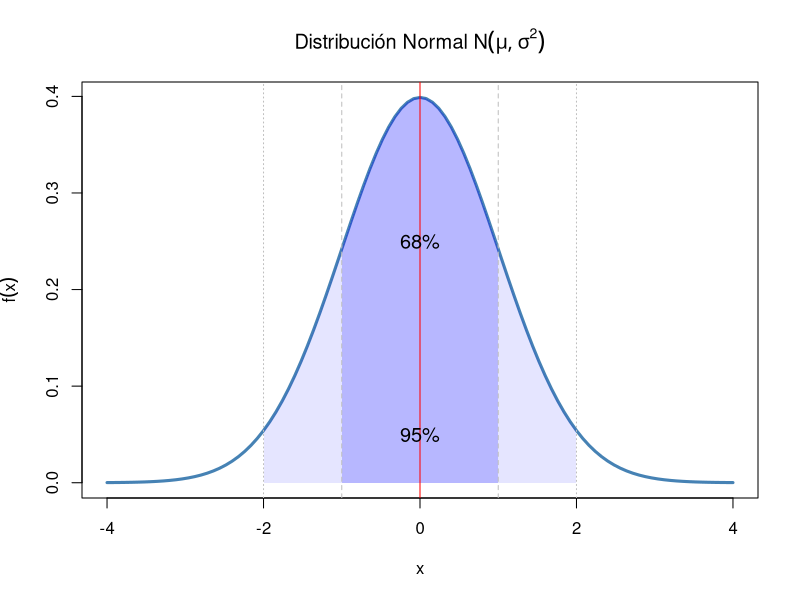
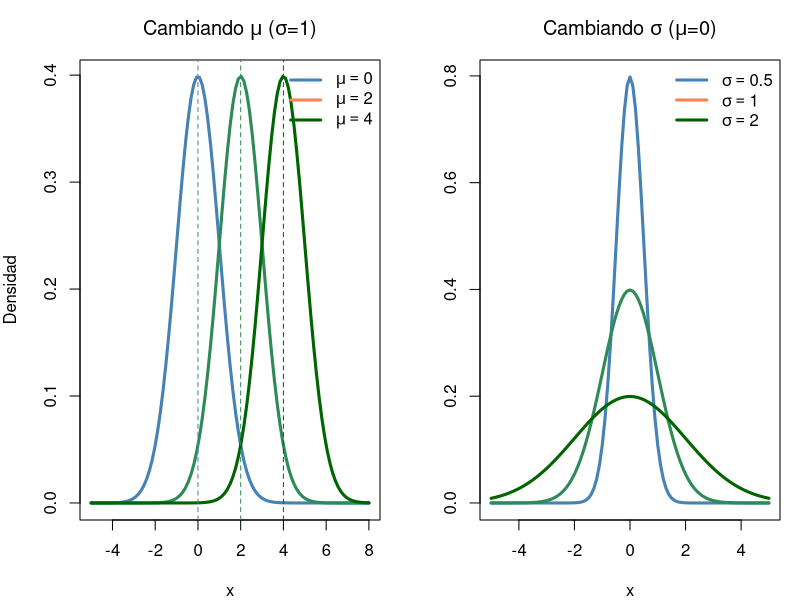
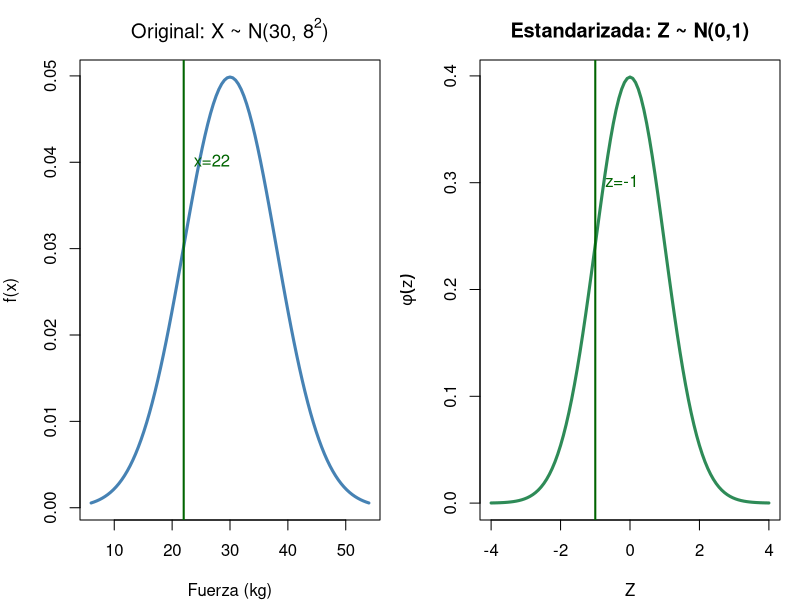
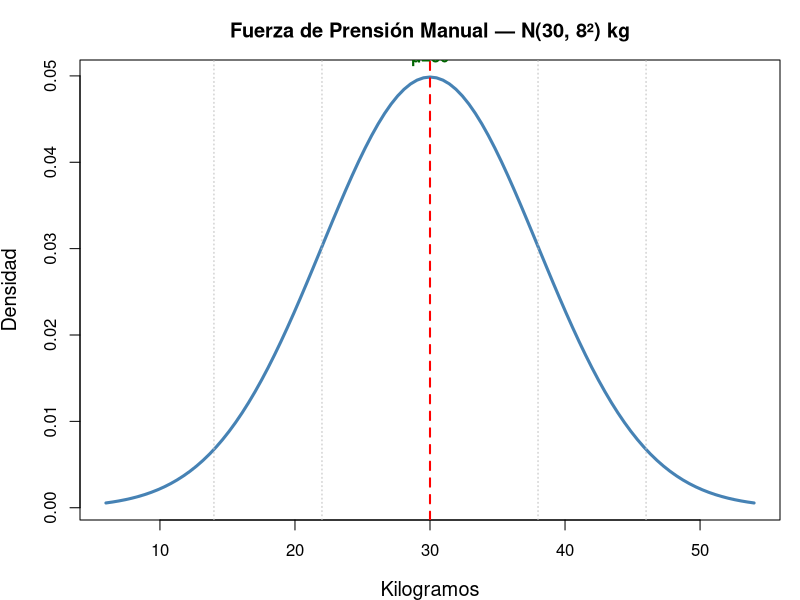
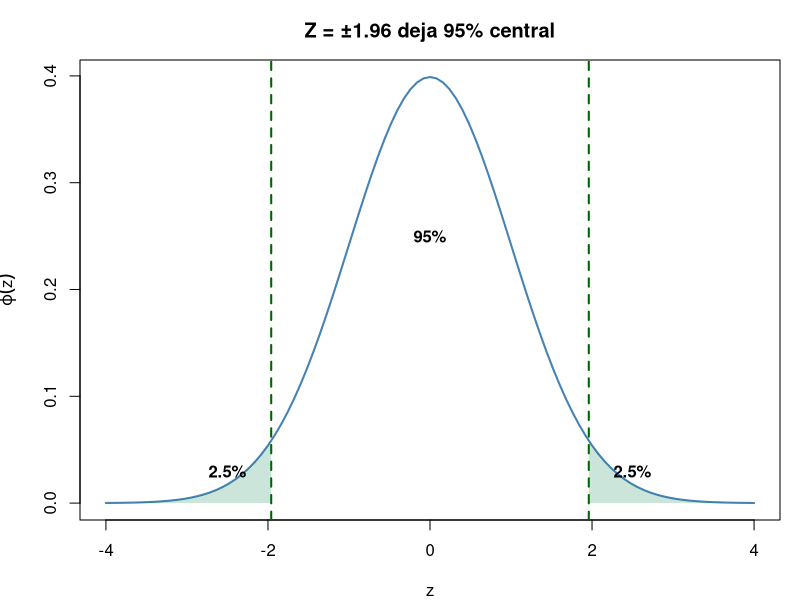
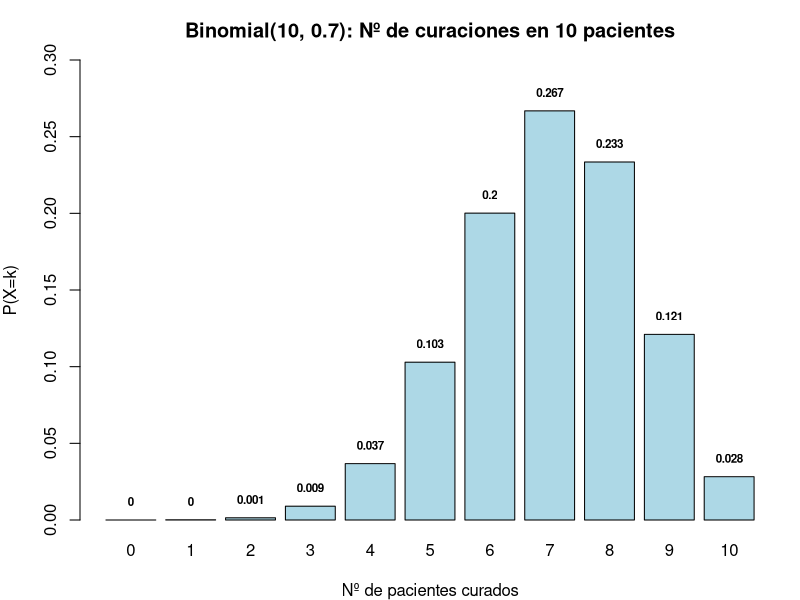
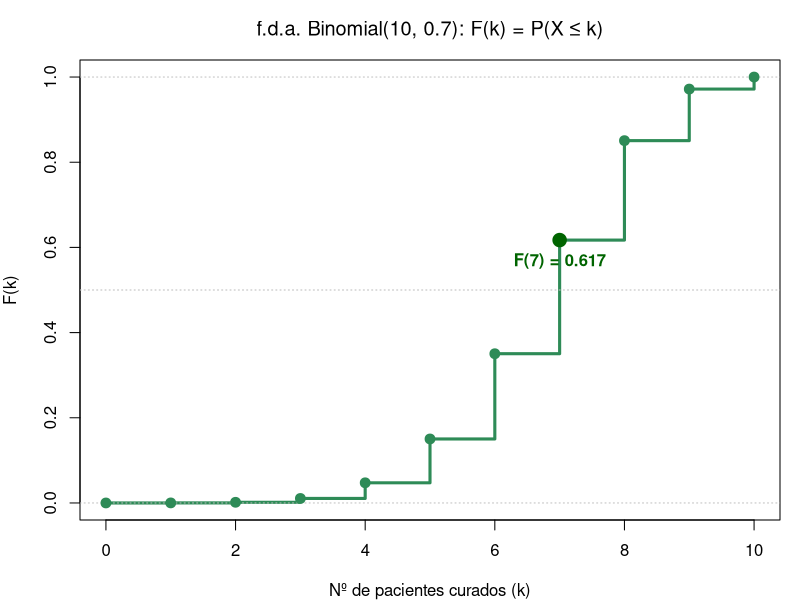
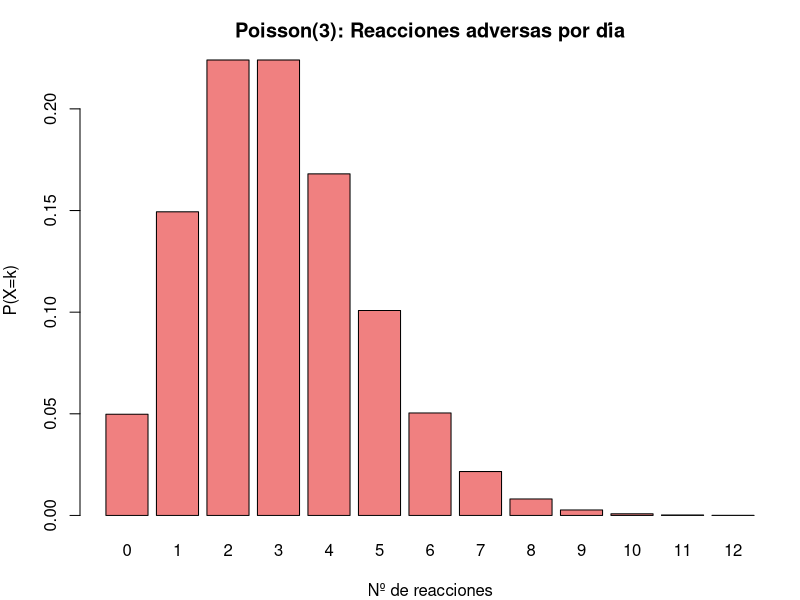

Write R code to recreate these figures, in order.
## ---- chunk 1
n<-10; p<-0.5; k<-3
# Estas dos expresiones son EXACTAMENTE IGUALES:
pbinom(k, n, p, lower.tail=FALSE)  # P(X > 3)
1 - pbinom(k, n, p)                # 1 - P(X ≤ 3)
## ---- chunk 2
# P(X > 1.96) es IDÉNTICO a:
pnorm(1.96, lower.tail=FALSE)
1 - pnorm(1.96)
## ---- chunk 3
# ¡CUIDADO! P(X > 3) ≠ P(X ≥ 3)
pbinom(3, 10, 0.5, lower.tail=FALSE)  # P(X > 3) = P(X ≥ 4)
1 - pbinom(4-1, 10, 0.5)              # P(X ≥ 4) = 1 - P(X ≤ 3)
## ---- chunk 4
#| fig-height: 5
curve(dnorm(x, 0, 1), -4, 4, lwd=3, col="steelblue",
      main=expression(paste("Distribución Normal ", N(mu, sigma^2))),
      xlab="x", ylab=expression(f(x)))
# μ ± σ (68%)
x1<-seq(-1,1,0.01); polygon(c(x1,rev(x1)),c(dnorm(x1),rep(0,length(x1))),col=rgb(0,0,1,0.2),border=NA)
# μ ± 2σ (95%)
x2<-seq(-2,2,0.01); polygon(c(x2,rev(x2)),c(dnorm(x2),rep(0,length(x2))),col=rgb(0,0,1,0.1),border=NA)
abline(v=c(-2,-1,0,1,2), lty=c(3,2,1,2,3), col=c("grey","grey","red","grey","grey"))
text(0, 0.25, "68%", cex=1.2); text(0, 0.05, "95%", cex=1.2)
## ---- chunk 5
#| fig-height: 5
par(mfrow=c(1,2), mar=c(4,4,3,1))
# Cambiar μ
curve(dnorm(x, 0, 1), -5, 8, lwd=3, col="steelblue", ylab="Densidad",
      main=expression(paste("Cambiando ", mu, " (", sigma, "=1)")), xlab="x")
curve(dnorm(x, 2, 1), -5, 8, lwd=3, col="seagreen", add=TRUE)
curve(dnorm(x, 4, 1), -5, 8, lwd=3, col="darkgreen", add=TRUE)
abline(v=c(0,2,4), lty=2, col=c("steelblue","seagreen","darkgreen"))
legend("topright", c(expression(mu==0),expression(mu==2),expression(mu==4)),
       col=c("steelblue","coral","darkgreen"), lwd=3, bty="n")
# Cambiar σ
curve(dnorm(x, 0, 0.5), -5, 5, lwd=3, col="steelblue", ylab="",
      main=expression(paste("Cambiando ", sigma, " (", mu, "=0)")), xlab="x")
curve(dnorm(x, 0, 1), -5, 5, lwd=3, col="seagreen", add=TRUE)
curve(dnorm(x, 0, 2), -5, 5, lwd=3, col="darkgreen", add=TRUE)
legend("topright", c(expression(sigma==0.5),expression(sigma==1),expression(sigma==2)),
       col=c("steelblue","coral","darkgreen"), lwd=3, bty="n")
par(mfrow=c(1,1))
## ---- chunk 6
cat("Paciente D: z =", round((150-120)/15,1),
    "→ P(Z > 2) =", round(pnorm(2, lower.tail=FALSE),4),
    "\nPaciente E: z =", round((90-120)/15,1),
    "→ P(Z < -2) =", round(pnorm(-2),4))
## ---- chunk 7
glucemias <- c(90, 100, 120, 140)
z_gluc <- (glucemias - 100) / 10
cat("Z-scores glucemia:", round(z_gluc, 2),
    "\nP(Z > 4) =", round(pnorm(4, lower.tail=FALSE), 6))
## ---- chunk 8
#| fig-height: 5
mu <- 30; sigma <- 8; x_obs <- 22
z_obs <- (x_obs - mu) / sigma

par(mfrow=c(1,2), mar=c(4,4,3,1))
# Escala original X ~ N(30, 8²)
curve(dnorm(x, mu, sigma), mu-24, mu+24, lwd=3, col="steelblue",
      main=expression(paste("Original: X ~ N(30, ", 8^2, ")")),
      xlab="Fuerza (kg)", ylab="f(x)")
abline(v=x_obs, col="darkgreen", lwd=2); text(x_obs, 0.04, "x=22", col="darkgreen", pos=4)

# Escala estandarizada Z ~ N(0,1)
curve(dnorm(x), -4, 4, lwd=3, col="seagreen",
      main="Estandarizada: Z ~ N(0,1)",
      xlab="Z", ylab=expression(phi(z)))
abline(v=z_obs, col="darkgreen", lwd=2); text(z_obs, 0.3, paste0("z=",z_obs), col="darkgreen", pos=4)
par(mfrow=c(1,1))

cat("X =", x_obs, "kg → Z =", round(z_obs,2),
    " P(X <", x_obs,") = P(Z <", round(z_obs,2),") =",
    round(pnorm(x_obs, mu, sigma), 4))
## ---- chunk 9
#| fig-height: 5
mu <- 30; sigma <- 8
curve(dnorm(x, mu, sigma), mu-24, mu+24, col="steelblue", lwd=3,
      main="Fuerza de Prensión Manual — N(30, 8²) kg",
      xlab="Kilogramos", ylab="Densidad", cex.lab=1.2)
abline(v=c(mu-2*sigma, mu-sigma, mu, mu+sigma, mu+2*sigma),
       lty=c(3,3,2,3,3), lwd=c(1,1,2,1,1), col=c("grey","grey","red","grey","grey"))
text(mu, 0.052, "μ=30", col="darkgreen", font=2)
## ---- chunk 10
cat("P(X<22) =", round(pnorm(22, mu, sigma),3),
    "\nP(22<X<38) =", round(pnorm(38,mu,sigma)-pnorm(22,mu,sigma),3))
## ---- chunk 11
#| fig-height: 5
curve(dnorm(x), -4, 4, col="steelblue", lwd=2,
      main="Z = ±1.96 deja 95% central",
      xlab="z", ylab=expression(varphi(z)))
abline(v=c(-1.96, 1.96), col="darkgreen", lty=2, lwd=2)
xr <- seq(1.96, 4, 0.01); yr <- dnorm(xr)
polygon(c(xr, rev(xr)), c(yr, rep(0,length(yr))), col=rgb(0,0.5,0.3,0.2), border=NA)
xl <- seq(-4, -1.96, 0.01); yl <- dnorm(xl)
polygon(c(xl, rev(xl)), c(yl, rep(0,length(yl))), col=rgb(0,0.5,0.3,0.2), border=NA)
text(c(-2.5, 0, 2.5), c(0.03, 0.25, 0.03), c("2.5%","95%","2.5%"), font=2)
## ---- chunk 12
cat("Z para IC 95%:", round(qnorm(0.975), 3),
    "\nZ para IC 99%:", round(qnorm(0.995), 3))
## ---- chunk 13
#| fig-height: 5
n <- 10; p <- 0.7; k <- 0:n
bp <- barplot(dbinom(k, n, p), names.arg=k, col="lightblue",
        main="Binomial(10, 0.7): Nº de curaciones en 10 pacientes",
        xlab="Nº de pacientes curados", ylab="P(X=k)", ylim=c(0,0.3))
text(bp, dbinom(k,n,p)+0.012, round(dbinom(k,n,p),3), cex=0.7, font=2)
## ---- chunk 14
cat("Manual:", round(120*0.7^7*0.3^3,3),
    "\ndbinom:", round(dbinom(7,10,0.7),3))
## ---- chunk 15
#| fig-height: 5
n <- 10; p <- 0.7; k <- 0:n
Fx <- pbinom(k, n, p)
plot(k, Fx, type="s", lwd=3, col="seagreen",
     main=expression(paste("f.d.a. Binomial(10, 0.7): F(k) = P(X ≤ k)")),
     xlab="Nº de pacientes curados (k)", ylab="F(k)", ylim=c(0,1))
abline(h=c(0,0.5,1), lty=3, col="grey"); points(k, Fx, pch=19, col="seagreen", cex=1.3)
# Marcar F(7)
points(7, Fx[8], pch=19, col="darkgreen", cex=1.8)
text(7, Fx[8]-0.05, paste0("F(7) = ", round(Fx[8],3)), col="darkgreen", font=2)
## ---- chunk 16
n <- 10; p <- 0.7
cat("P(X ≤ 7) =", round(pbinom(7,n,p), 4),
    "\nP(X < 7)  = P(X ≤ 6) =", round(pbinom(6,n,p), 4), "  ← ¡diferente!",
    "\nP(X ≥ 7)  =", round(1-pbinom(6,n,p), 4),
    "\nP(X > 7)  =", round(1-pbinom(7,n,p), 4))
## ---- chunk 17
#| fig-height: 5
lambda <- 3; k <- 0:12
bp <- barplot(dpois(k, lambda), names.arg=k, col="lightcoral",
        main="Poisson(3): Reacciones adversas por día",
        xlab="Nº de reacciones", ylab="P(X=k)")
## ---- chunk 18
cat("Manual:", round(3^5*exp(-3)/factorial(5),3),
    "\ndpois:", round(dpois(5, lambda),3),
    "\nP(X≤2) =", round(ppois(2, lambda),3))
## ---- chunk 19
#| fig-height: 5
lambda <- 3; k <- 0:12
Fx <- ppois(k, lambda)
plot(k, Fx, type="s", lwd=3, col="seagreen",
     main=expression(paste("f.d.a. Poisson(λ=3): F(k) = P(X ≤ k)")),
     xlab="Nº de reacciones adversas (k)", ylab="F(k)", ylim=c(0,1))
abline(h=c(0,0.5,1), lty=3, col="grey"); points(k, Fx, pch=19, col="seagreen", cex=1.3)
# Marcar F(2) y F(5)
points(c(2,5), Fx[c(3,6)], pch=19, col=c("darkred","darkblue"), cex=1.8)
text(3, Fx[3]+0.05, paste0("F(2) = ", round(Fx[3],3)), col="darkgreen", font=2)
text(6, Fx[6]+0.05, paste0("F(5) = ", round(Fx[6],3)), col="darkblue", font=2)
## ---- chunk 20
cat("F(2) =", round(ppois(2,3),3), "| F(5) =", round(ppois(5,3),3),
    "| P(2<X≤5) =", round(ppois(5,3)-ppois(2,3),3))
## ---- chunk 21
#| fig-height: 5
curve(dnorm(x), -4, 4, lwd=3, col="steelblue", ylab="Densidad",
      main="Normal vs t-Student (simétrica, colas pesadas)")
curve(dt(x, 3), -4, 4, lwd=3, col="seagreen", add=TRUE)
curve(dt(x, 10), -4, 4, lwd=3, col="darkgreen", add=TRUE)
legend("topright", c("N(0,1)","t(3)","t(10)"), col=c("steelblue","coral","darkgreen"), lwd=3, bty="n")
## ---- chunk 22
#| fig-height: 5
curve(dchisq(x, 1), 0, 15, lwd=3, col="seagreen", ylab="Densidad",
      main=expression(paste(chi^2, " — Asimétrica, solo valores ≥ 0")))
curve(dchisq(x, 3), 0, 15, lwd=3, col="darkgreen", add=TRUE)
curve(dchisq(x, 6), 0, 15, lwd=3, col="steelblue", add=TRUE)
legend("topright", c(expression(chi[1]^2),expression(chi[3]^2),expression(chi[6]^2)),
       col=c("seagreen","darkgreen","steelblue"), lwd=3, bty="n")
## ---- chunk 23
#| fig-height: 5
curve(df(x, 5, 5), 0, 5, lwd=3, col="steelblue", ylab="Densidad",
      main="Distribución F — Asimétrica, dos parámetros")
curve(df(x, 10, 5), 0, 5, lwd=3, col="seagreen", add=TRUE)
curve(df(x, 5, 20), 0, 5, lwd=3, col="darkgreen", add=TRUE)
legend("topright", c("F(5,5)","F(10,5)","F(5,20)"), col=c("steelblue","coral","darkgreen"), lwd=3, bty="n")
## ---- chunk 24
# P-valor para χ² (siempre cola derecha)
chi_obs <- 13.87; gl <- 6
p_chi <- pchisq(chi_obs, gl, lower.tail=FALSE)
cat("χ² =", chi_obs, "gl =", gl, "→ P =", round(p_chi, 4))

# P-valor para F (cola derecha si F > 1)
F_obs <- 3.5; gl1 <- 5; gl2 <- 20
p_F <- pf(F_obs, gl1, gl2, lower.tail=FALSE)
cat("\nF =", F_obs, "gl =", gl1, ",", gl2, "→ P =", round(p_F, 4))
## ---- chunk 25
#| fig-height: 5
par(mfrow=c(1,3), mar=c(4,4,3,1))
curve(dnorm(x), -4,4, col="steelblue", lwd=2, main="N(0,1)", xlab="x")
barplot(dbinom(0:10,10,0.5), names=0:10, col="seagreen",
        main="Bin(10,0.5)", xlab="x", ylab="P(X=x)")
barplot(dpois(0:10,3), names=0:10, col="seagreen",
        main="Pois(λ=3)", xlab="x", ylab="P(X=x)")
par(mfrow=c(1,1))
## ---- chunk 26
#| fig-height: 5.5
par(mfrow=c(2,2), mar=c(4,4,3,1))

# Caso 1: NO se cumple (n=10, p=0.1 → np=1 < 5)
n<-10; p<-0.1; x<-0:n
barplot(dbinom(x,n,p), names=x, col="seagreen", main=paste0("NO aprox: n=",n,", p=",p," (np=",n*p,"<5)"))

# Caso 2: NO se cumple (n=10, p=0.9 → n(1-p)=1 < 5)
p<-0.9
barplot(dbinom(x,n,p), names=x, col="seagreen", main=paste0("NO aprox: n=",n,", p=",p," (n(1-p)=",n*(1-p),"<5)"))

# Caso 3: SÍ se cumple (n=50, p=0.3 → np=15, n(1-p)=35≥5)
n<-50; p<-0.3; x<-0:n
bp <- barplot(dbinom(x,n,p), names=ifelse(x%%5==0,x,""), col="lightblue",
        main=paste0("SÍ aprox: n=",n,", p=",p," (np=",n*p,"≥5, n(1-p)=",n*(1-p),"≥5)"))
curve(dnorm(x,n*p,sqrt(n*p*(1-p)))*1, add=T, col="darkgreen", lwd=2, n=200)

# Caso 4: SÍ se cumple (n=100, p=0.5 → ambos ≥5)
n<-100; p<-0.5; x<-0:n
bp <- barplot(dbinom(x,n,p), names=ifelse(x%%25==0,x,""), col="lightblue",
        main=paste0("SÍ aprox: n=",n,", p=",p," → forma campana perfecta"))
curve(dnorm(x,n*p,sqrt(n*p*(1-p)))*1, add=T, col="darkgreen", lwd=2, n=200)

par(mfrow=c(1,1))
## ---- chunk 27
n<-20; p<-0.4; k<-10
exacto <- pbinom(k, n, p)
sin_corr <- pnorm(k, n*p, sqrt(n*p*(1-p)))
con_corr <- pnorm(k+0.5, n*p, sqrt(n*p*(1-p)))
cat("Exacto (Binomial):     ", round(exacto, 4),
    "\nNormal sin corrección: ", round(sin_corr, 4),
    "\nNormal con corrección:  ", round(con_corr, 4))
## ---- chunk 28
#| fig-height: 5
par(mfrow=c(2,2), mar=c(4,4,3,1))

# Caso 1: λ=2 → NO se cumple (muy asimétrica)
lambda<-2; x<-0:(lambda*3)
barplot(dpois(x,lambda), names=x, col="seagreen",
        main=paste0("NO aprox: λ=",lambda," < 10 (asimétrica)"))

# Caso 2: λ=5 → NO se cumple (todavía asimétrica)
lambda<-5; x<-0:(lambda*3)
barplot(dpois(x,lambda), names=x, col="mediumseagreen",
        main=paste0("NO aprox: λ=",lambda," < 10"))

# Caso 3: λ=10 → SÍ se cumple (empieza a ser simétrica)
lambda<-10; x<-0:(lambda*2)
bp <- barplot(dpois(x,lambda), names=ifelse(x%%5==0,x,""), col="lightblue",
        main=paste0("SÍ aprox: λ=",lambda," ≥ 10"))
curve(dnorm(x,lambda,sqrt(lambda))*1, add=T, col="darkgreen", lwd=2, n=200)

# Caso 4: λ=25 → SÍ se cumple (claramente acampanada)
lambda<-25; x<-0:(lambda*2)
bp <- barplot(dpois(x,lambda), names=ifelse(x%%10==0,x,""), col="lightblue",
        main=paste0("SÍ aprox: λ=",lambda," → forma campana clara"))
curve(dnorm(x,lambda,sqrt(lambda))*1, add=T, col="darkgreen", lwd=2, n=200)

par(mfrow=c(1,1))
## ---- chunk 29
lambda<-10; k<-7
exacto <- ppois(k, lambda)
con_corr <- pnorm(k+0.5, lambda, sqrt(lambda))
cat("Exacto (Poisson):       ", round(exacto, 4),
    "\nNormal con corrección:  ", round(con_corr, 4))
## ---- chunk 30
#| fig-height: 5
mu <- 30; sigma <- 8
par(mfrow=c(1,2), mar=c(4,4,3,1))
# Panel 1: Distribución normal
curve(dnorm(x, mu, sigma), mu-24, mu+24, lwd=3, col="steelblue",
      main=paste0("P(X≤22) = ", round(pnorm(22,mu,sigma)*100,1),"%"),
      xlab="Fuerza (kg)", ylab="Densidad")
abline(v=22, col="darkgreen", lwd=2)
xr <- seq(mu-24, 22, 0.1)
polygon(c(xr, rev(xr)), c(dnorm(xr,mu,sigma), rep(0,length(xr))), 
        col=rgb(0,0.5,0.3,0.3), border=NA)
# Panel 2: Binomial
p_binom <- dbinom(8, 10, 0.7)
probs <- dbinom(0:10, 10, 0.7)
highlight <- ifelse(0:10==8, "coral", "lightblue")
barplot(probs, names=0:10, col=highlight, border="white",
        main=paste0("Bin(10,0.7): P(X=8)=", round(p_binom*100,1),"%"),
        xlab="Nº mejorías", ylab="Probabilidad")
abline(h=p_binom, col="darkgreen", lty=2, lwd=2)
par(mfrow=c(1,1))

cat("Z =", round((22-30)/8,1), "\nP(X≤22) =", round(pnorm(22,30,8)*100,1), "%",
    "\nP(X=8) =", round(dbinom(8,10,0.7)*100,1), "%")
